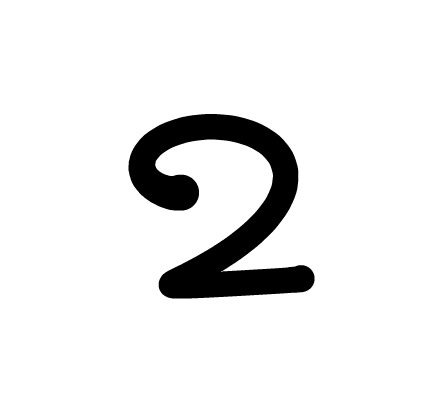
#> input picture 2-1.png, 448 x 404 px
$ python -i dispimage.py   (imports and definitions only)
#> lines starting #> are read from the running program, lines starting #| are printed output that depends on the picture
import tkinter as tk
import tkinter.filedialog as fd
import PIL.Image
import PIL.ImageTk

def dispPhoto(path):
#> called with path = '2-1.png'
    newImage = PIL.Image.open(path).convert("L").resize((60, 60)).resize((480, 240), resample=0)
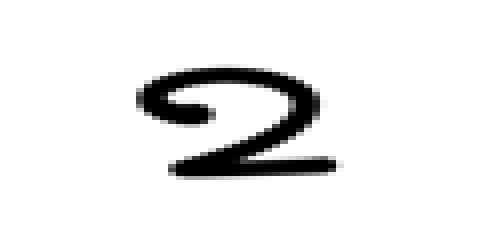
#> newImage: PIL image 480x240 L; min 0, max 255, mean 234.8
#> (the run stopped early here; a loop or call above may not have finished)

$ run again, on 2.png
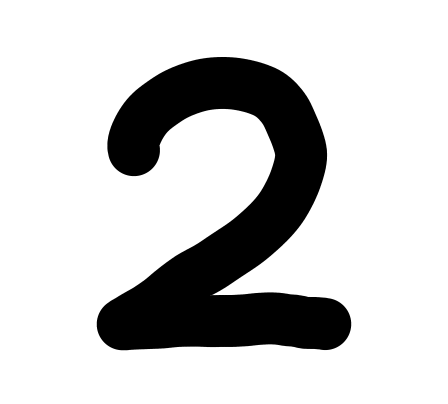
#> input picture 2.png, 448 x 404 px
#> in dispPhoto, `newImage = PIL.Image.open(path).convert("L").resize((60, 60)).resize((..`:
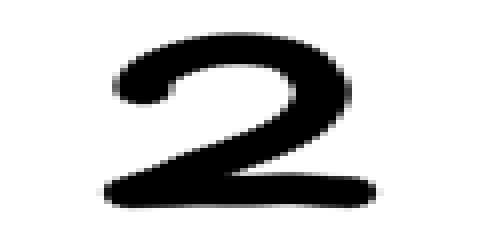
#> newImage: PIL image 480x240 L; min 0, max 255, mean 203
